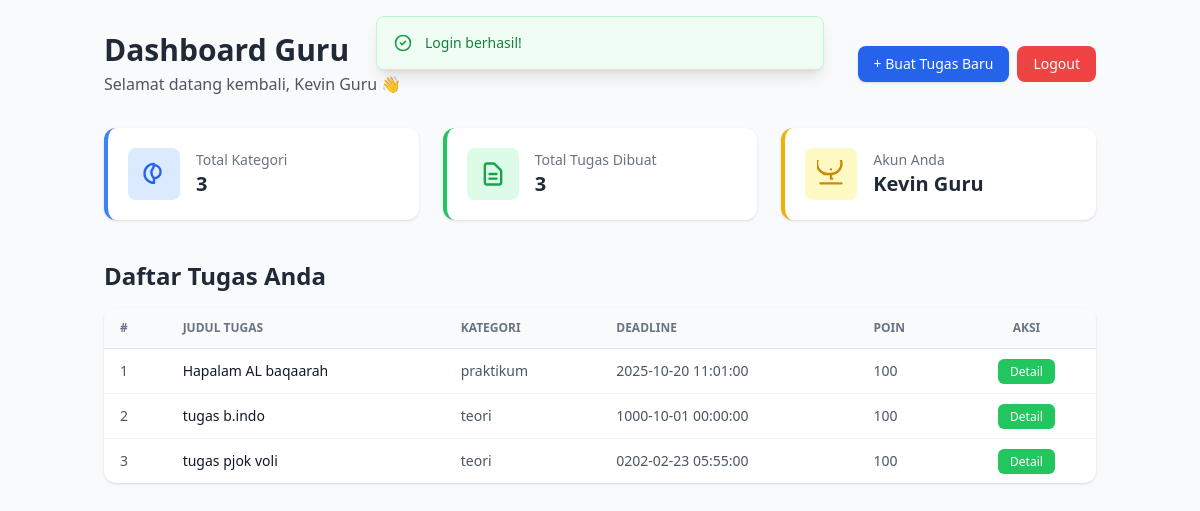
The app's page /?route=guru/dashboard (signed in) with its own data.
### tables this page shows
CREATE TABLE `tugas` (
  `id_tugas` int NOT NULL,
  `judul_tugas` varchar(200) NOT NULL,
  `deskripsi` text,
  `id_guru` int NOT NULL,
  `id_kategori` int NOT NULL,
  `tanggal_mulai` datetime DEFAULT CURRENT_TIMESTAMP,
  `tanggal_deadline` datetime NOT NULL,
  `durasi_estimasi` int DEFAULT NULL,
  `poin_nilai` int DEFAULT '100',
  `instruksi_pengumpulan` text,
  `lampiran_guru` varchar(255) DEFAULT NULL,
  `status_tugas` enum('aktif','ditutup','dibatalkan') DEFAULT 'aktif',
  `tanggal_dibuat` datetime DEFAULT CURRENT_TIMESTAMP,
  `tanggal_diperbarui` datetime DEFAULT CURRENT_TIMESTAMP ON UPDATE CURRENT_TIMESTAMP,
  `kelas` varchar(20) DEFAULT NULL
);

CREATE TABLE `kategori_tugas` (
  `id_kategori` int NOT NULL,
  `nama_kategori` enum('praktikum','teori','proyek') NOT NULL,
  `deskripsi` text,
  `warna` varchar(7) DEFAULT '#6c757d'
);

### app/Controllers/TugasController.php (called while the page is built, shortened)
<?php
require_once __DIR__ . '/../Models/Tugas.php';
require_once __DIR__ . '/../Models/KategoriTugas.php';
class TugasController {
    private $tugasModel;
    private $kategoriModel;
    private $basePath;
    public function __construct($pdo) {
        $this->tugasModel = new Tugas($pdo);
        $this->kategoriModel = new KategoriTugas($pdo);
        $this->basePath = dirname(__DIR__, 2);
    }
    public function index() {
        $user = $_SESSION['user'] ?? null;
        $tugas = $this->tugasModel->allByGuru($user['id_user']);
        $kategori = $this->kategoriModel->all();
        $view = include $this->basePath . '/resources/views/guru/dashboard_guru.php';
    }
}

### index.php (called while the page is built)
<?php
require_once __DIR__ . '/routes/web.php';
?>

### app/Models/KategoriTugas.php (called while the page is built, shortened)
<?php
class KategoriTugas {
    private $pdo;
    private $table = "kategori_tugas";
    public function __construct($pdo) {
        $this->pdo = $pdo;
    }
    public function all() {
        $stmt = $this->pdo->query("SELECT * FROM {$this->table} ORDER BY nama_kategori");
        return $stmt->fetchAll(PDO::FETCH_ASSOC);
    }
}

### app/Models/Tugas.php (called while the page is built, shortened)
<?php
class Tugas {
    private $pdo;
    private $table = "tugas";
    public function __construct($pdo) {
        $this->pdo = $pdo;
    }
    public function allByGuru($id_guru) {
        $sql = "SELECT t.*, k.nama_kategori
                FROM {$this->table} t
                JOIN kategori_tugas k ON t.id_kategori = k.id_kategori
                WHERE t.id_guru = ?
                ORDER BY t.tanggal_deadline DESC";
        $stmt = $this->pdo->prepare($sql);
        $stmt->execute([$id_guru]);
        return $stmt->fetchAll(PDO::FETCH_ASSOC);
    }
}

### resources/views/guru/dashboard_guru.php (the view, shortened to what this page needs)
<!DOCTYPE html>
<html lang="id">
<head>
    <script src="https://cdn.tailwindcss.com"></script>
</head>
<body class="bg-gray-50 min-h-screen font-sans">
<?php if (!empty($_SESSION['message'])): ?>
    <div id="notifMessage" class="fixed top-4 left-1/2 transform -translate-x-1/2 max-w-md w-full z-50 transition-opacity duration-500 opacity-100">
        <div class="flex items-start gap-3 p-4 rounded-lg border shadow-lg
            <?php if ($_SESSION['message']['type'] === 'success'): ?>
                bg-green-50 border-green-200 text-green-700
            <?php else: ?>
                bg-red-50 border-red-200 text-red-700
            <?php endif; ?>">
            <?php if ($_SESSION['message']['type'] === 'success'): ?>
                <svg class="w-5 h-5 text-green-600" xmlns="http://www.w3.org/2000/svg" fill="none" viewBox="0 0 24 24" stroke="currentColor">
                    <path stroke-linecap="round" stroke-linejoin="round" stroke-width="2" d="M9 12l2 2 4-4m6 2a9 9 0 11-18 0 9 9 0 0118 0z" />
                </svg>
            <?php endif; ?>
            <span class="font-medium text-sm"><?= htmlspecialchars($_SESSION['message']['text']) ?></span>
        </div>
    </div>
<?php endif; ?>
<div class="container mx-auto px-4 py-8">
    <header class="flex flex-col md:flex-row justify-between items-start md:items-center gap-4 mb-8">
        <div>
            <h1 class="text-2xl md:text-3xl font-bold text-gray-800">Dashboard Guru</h1>
            <p class="text-gray-600 mt-1">
                Selamat datang kembali, <?= htmlspecialchars($_SESSION['user']['nama_lengkap'] ?? $_SESSION['user']['username'] ?? 'Guru') ?> 👋
            </p>
        </div>
        <div class="flex flex-wrap gap-2">
            <a href="?route=guru/tugas/tambah"
               class="px-4 py-2 bg-blue-600 text-white text-sm font-medium rounded-lg hover:bg-blue-700 shadow transition">
                + Buat Tugas Baru
            </a>
            <button onclick="openLogoutModal()"
                    class="px-4 py-2 bg-red-500 text-white text-sm font-medium rounded-lg hover:bg-red-600 transition">
                Logout
            </button>
        </div>
    </header>
    <section class="grid grid-cols-1 sm:grid-cols-2 lg:grid-cols-3 gap-6 mb-10">
        <div
            onclick="openCategoryModal()"
            role="button"
            tabindex="0"
            class="bg-white p-5 rounded-xl shadow hover:shadow-md transition cursor-pointer border-l-4 border-blue-500"
        >
            <div class="flex items-center gap-4">
                <div class="bg-blue-100 p-3 rounded-lg">
                    <svg xmlns="http://www.w3.org/2000/svg" class="w-7 h-7 text-blue-600" fill="none" viewBox="0 0 24 24" stroke="currentColor">
                        <path stroke-linecap="round" stroke-linejoin="round" stroke-width="2" d="M12 4.354a4 4 0 110 11.292M12 19.646a8 8 0 110-16.292c0 2.368-.84 4.548-2.236 6.186a8.01 8.01 0 002.236 6.186z" />
                    </svg>
                </div>
                <div>
                    <p class="text-gray-500 text-sm">Total Kategori</p>
                    <p class="text-xl font-bold text-gray-800"><?= count($kategori ?? []) ?></p>
                </div>
            </div>
        </div>
        <div class="bg-white p-5 rounded-xl shadow border-l-4 border-green-500">
            <div class="flex items-center gap-4">
                <div class="bg-green-100 p-3 rounded-lg">
                </div>
                <div>
                    <p class="text-gray-500 text-sm">Total Tugas Dibuat</p>
                    <p class="text-xl font-bold text-gray-800"><?= count($tugas ?? []) ?></p>
                </div>
            </div>
        </div>
        <div class="bg-white p-5 rounded-xl shadow border-l-4 border-yellow-500">
            <div class="flex items-center gap-4">
                <div class="bg-yellow-100 p-3 rounded-lg">
                    <svg xmlns="http://www.w3.org/2000/svg" class="w-7 h-7 text-yellow-600" fill="none" viewBox="0 0 24 24" stroke="currentColor">
                        <path stroke-linecap="round" stroke-linejoin="round" stroke-width="2" d="M13 16h-1v-4h-1m1-4h.01M12 20h9M3 20h9m-6-8h6a9 9 0 100-18H9a9 9 0 000 18z" />
                    </svg>
                </div>
                <div>
                    <p class="text-gray-500 text-sm">Akun Anda</p>
                    <p class="text-xl font-bold text-gray-800"><?= htmlspecialchars($_SESSION['user']['nama_lengkap'] ?? '-') ?></p>
                </div>
            </div>
        </div>
    </section>
    <section>
        <h2 class="text-xl md:text-2xl font-semibold text-gray-800 mb-4">Daftar Tugas Anda</h2>
        <div class="bg-white rounded-xl shadow overflow-hidden table-wrapper">
            <?php if (!empty($tugas)): ?>
                <table class="min-w-full divide-y divide-gray-200 text-sm">
                    <thead class="bg-gray-50">
                        <tr>
                            <th class="px-4 py-3 text-left text-xs font-semibold text-gray-500 uppercase">#</th>
                            <th class="px-4 py-3 text-left text-xs font-semibold text-gray-500 uppercase">Judul Tugas</th>
                            <th class="px-4 py-3 text-left text-xs font-semibold text-gray-500 uppercase">Kategori</th>
                            <th class="px-4 py-3 text-left text-xs font-semibold text-gray-500 uppercase">Deadline</th>
                            <th class="px-4 py-3 text-left text-xs font-semibold text-gray-500 uppercase">Poin</th>
                            <th class="px-4 py-3 text-center text-xs font-semibold text-gray-500 uppercase">Aksi</th>
                        </tr>
                    </thead>
                    <tbody class="divide-y divide-gray-100">
                        <?php foreach ($tugas as $i => $t): ?>
                            <tr class="hover:bg-gray-50 transition">
                                <td class="px-4 py-3 text-gray-600"><?= $i + 1 ?></td>
                                <td class="px-4 py-3 font-medium text-gray-900"><?= htmlspecialchars($t['judul_tugas']) ?></td>
                                <td class="px-4 py-3 text-gray-600"><?= htmlspecialchars($t['nama_kategori'] ?? '-') ?></td>
                                <td class="px-4 py-3 text-gray-600"><?= htmlspecialchars($t['tanggal_deadline']) ?></td>
                                <td class="px-4 py-3 text-gray-600"><?= htmlspecialchars($t['poin_nilai']) ?></td>
                                <td class="px-4 py-3 text-center">
                                    <a href="?route=guru/tugas/detail&id=<?= $t['id_tugas'] ?>"
                                       class="px-3 py-1 bg-green-500 text-white text-xs rounded-md hover:bg-green-600 transition">
                                        Detail
                                    </a>
                                </td>
                            </tr>
                        <?php endforeach; ?>
                    </tbody>
                </table>
            <?php else: ?>
                <div class="px-6 py-10 text-center text-gray-500">
                    Belum ada tugas yang Anda buat.
                </div>
            <?php endif; ?>
        </div>
    </section>
</div>
</body>
</html>

### resources/views/guru/dashboard_guru.php (style rules this page uses)
.table-wrapper { overflow-x: auto; }

### records on screen
tugas: judul_tugas "Hapalam AL baqaarah", id_kategori.nama_kategori "praktikum", tanggal_deadline "2025-10-20 11:01:00", poin_nilai "100"
tugas: judul_tugas "tugas b.indo", id_kategori.nama_kategori "teori", tanggal_deadline "1000-10-01 00:00:00", poin_nilai "100"
tugas: judul_tugas "tugas pjok voli", id_kategori.nama_kategori "teori", tanggal_deadline "0202-02-23 05:55:00", poin_nilai "100"

### other values on screen
$_SESSION['message']['text'] "Login berhasil!"
$_SESSION['user']['nama_lengkap'] "Kevin Guru"
count($kategori ?? []) "3"
count($tugas ?? []) "3"
